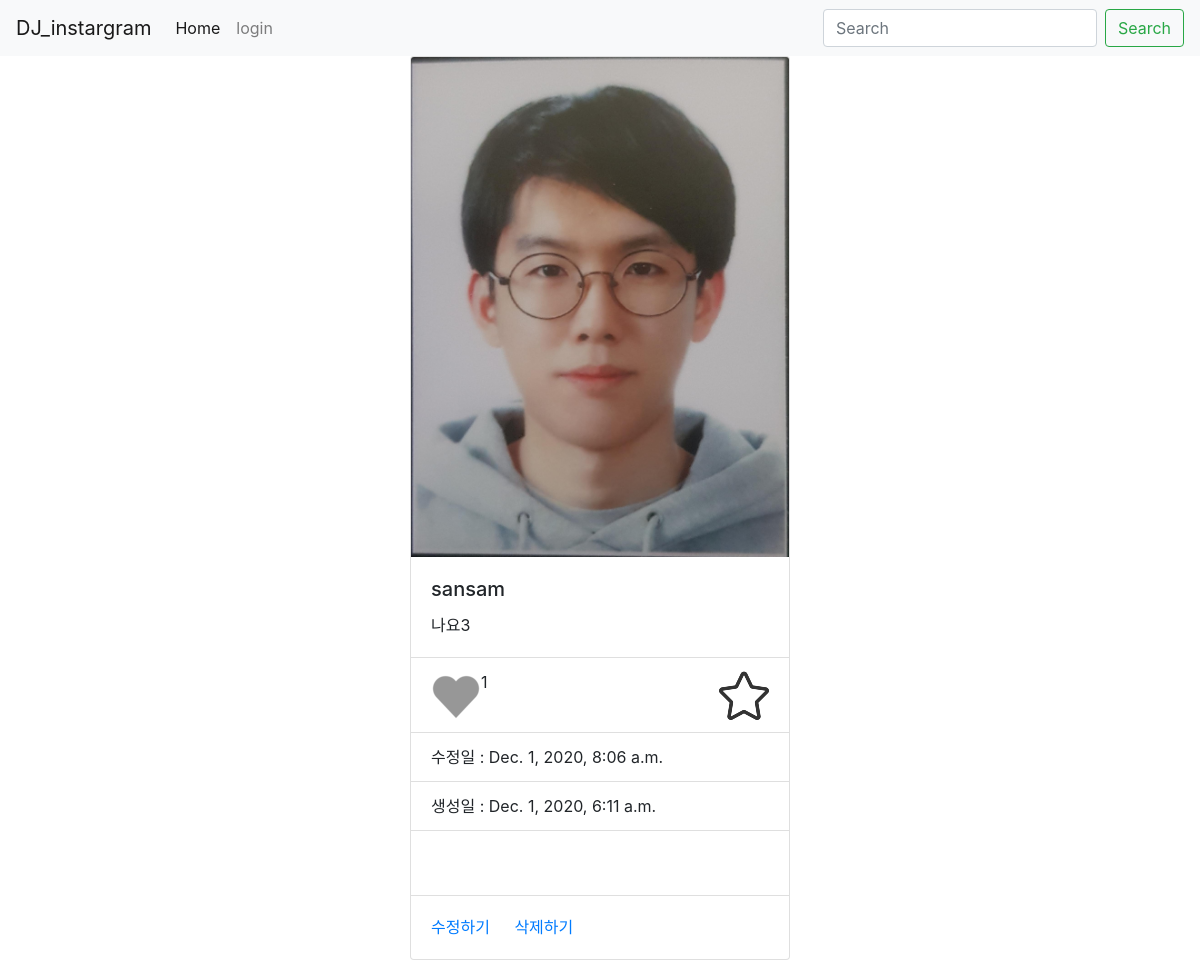
/detail/3, run on the app's committed database.
### photo/models.py (models this page shows, shortened)
class Photo(models.Model):
    author = models.ForeignKey(User, on_delete=models.CASCADE,related_name='user')
    text=models.TextField(blank=True)
    image=models.ImageField(upload_to='imeline_photo/%Y/%m/%d')
    created=models.DateTimeField(auto_now_add=True)
    updated=models.DateTimeField(auto_now=True)
    like=models.ManyToManyField(User,related_name='like_post',blank=True)
    favorite=models.ManyToManyField(User,related_name='favorite_post',blank=True)
    class Meta:
        ordering=['-created']

### photo/views.py (the view)
# urls.py: path("detail/<int:pk>",PhotoDetail.as_view(),name='detail'),
class PhotoDetail(DeleteView):
    model = Photo
    template_name_suffix='_detail'

### photo/templates/photo/photo_detail.html (shortened to what this page needs)
{% extends 'base.html' %}
{% block content %}
<div class="row">
        <div class="col"></div>
        <div class="col-12 col-xl-4 col-md-4">
            <div class="card">
                <img src="{{ object.image.url}}" class="card-img-top" alt="...">
                <div class="card-body">
                    <h5 class="card-title">{{ object.author }}</h5>
                    <p class="card-text">{{ object.text }}</p>
                </div>
                <ul class="list-group list-group-flush">
                    <li class="list-group-item">
                        <a href="{% url 'photo:like' object.id %}" class="float-left btn-like {% if user in object.like.all %} active {% endif %}">좋아요!</a>
                        {% if object.like.all.count %}
                        <span class="float-left">
                            {{object.like.all.count}}
                        </span>
                        {% endif %}
                         <a href="{% url 'photo:favorite' object.id %}" class="float-right btn-favorite {% if user in object.favorite.all %} active {% endif %}">저장하기!</a>
                    </li>
                    <li class="list-group-item">수정일 : {{ object.updated }}</li>
                    <li class="list-group-item">생성일 : {{ object.created }}</li>
                    <li class="list-group-item">
                        {% load disqus_tags %}
                        <div class="card-body">
                        </div>
                    </li>
                </ul>
                <div class="card-body">
                    <a href="{% url 'photo:update' object.id %}" class="card-link">수정하기</a>
                    <a href="{% url 'photo:delete' object.id %}" class="card-link">삭제하기</a>
                </div>
            </div>
        </div>
        <div class="col"></div>
</div>
{% endblock %}

### data on the page
Photo: image (picture), author "sansam", text "나요3", like.all.count "1", updated "Dec. 1, 2020, 8:06 a.m.", created "Dec. 1, 2020, 6:11 a.m."
